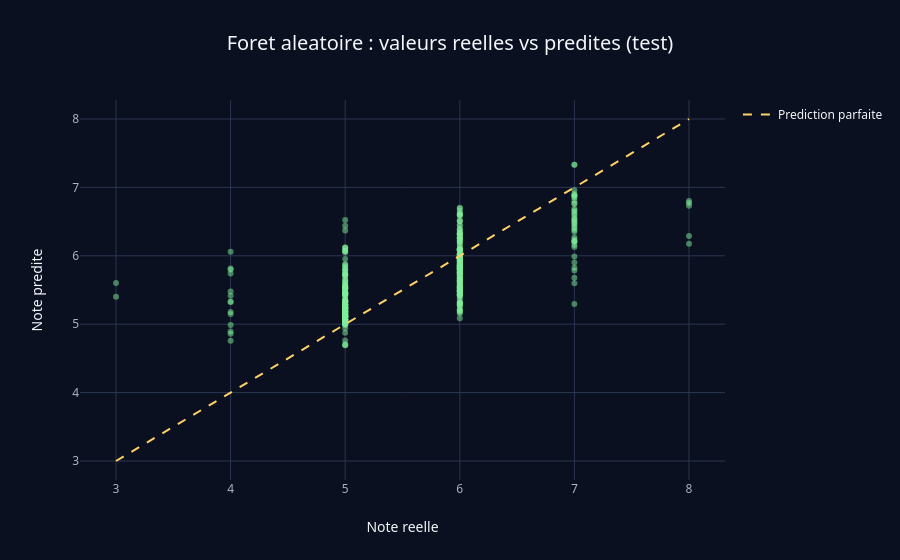

Notebook source saved alongside this figure:
### Markdown cell above
**3.c & 3.d — Réentraînement optimal, erreur de généralisation et comparaison avec l'OOB.**

### Code cell
# 3.c reentrainement avec les meilleurs hyperparametres + OOB active
foret = RandomForestRegressor(n_estimators=300, n_jobs=-1, oob_score=True, **rech.best_params_)
foret.fit(X_tr, y_tr)

pred_foret = evalue(foret, "Foret aleatoire (optimisee)")
rmse_oob = np.sqrt(mean_squared_error(y_tr, foret.oob_prediction_))
print(f"RMSE Out-Of-Bag (sur apprentissage) : {rmse_oob:.3f}")
reel_vs_predit(pred_foret, "Foret aleatoire : valeurs reelles vs predites (test)", pick_color(3))

### Figure 1 — Plotly figure (JSON) as saved in the notebook; plotly's stock layout.template omitted (floating-point values rounded to 4 significant figures; data arrays with more than 128 entries replaced by an {"elided": "..."} marker saying what was removed)
{"data": [{"hovertemplate": "Note reelle=%{x}<br>Note predite=%{y}<extra></extra>", "legendgroup": "", "marker": {"color": "#80ed99", "opacity": 0.5, "symbol": "circle"}, "mode": "markers", "name": "", "orientation": "v", "showlegend": false, "type": "scatter", "x": {"elided": "400 int values"}, "xaxis": "x", "y": {"elided": "400 float values"}, "yaxis": "y"}, {"line": {"color": "#ffd166", "dash": "dash"}, "mode": "lines", "name": "Prediction parfaite", "type": "scatter", "x": [3, 8], "y": [3, 8]}], "layout": {"legend": {"tracegroupgap": 0}, "title": {"text": "Foret aleatoire : valeurs reelles vs predites (test)"}, "xaxis": {"anchor": "y", "domain": [0.0, 1.0], "title": {"text": "Note reelle"}}, "yaxis": {"anchor": "x", "domain": [0.0, 1.0], "title": {"text": "Note predite"}}}}
